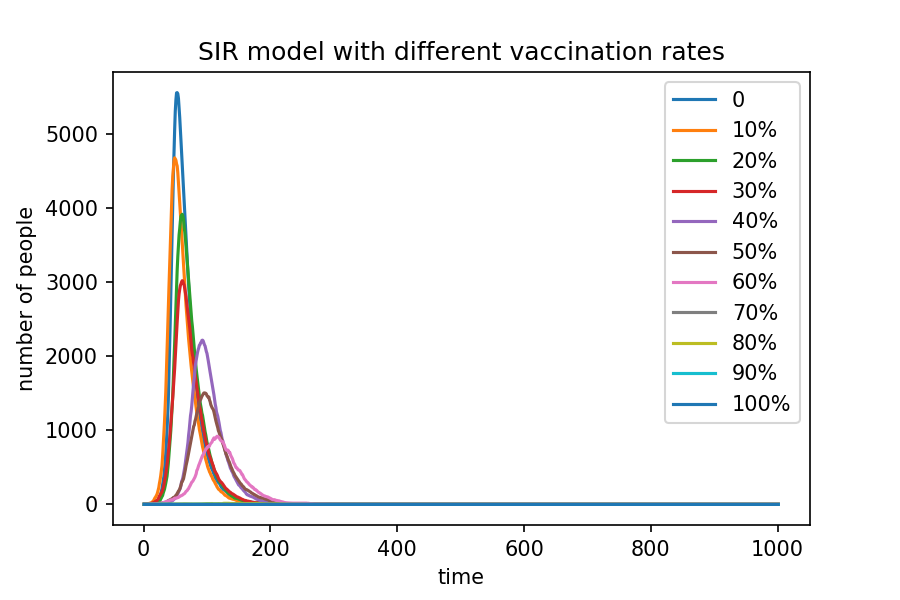

Python code for this plot:
# -*- coding: utf-8 -*-
"""
Created on Wed May 13 07:54:49 2020

@author: suyaqi
"""
#Import necessary libraries
import numpy as np
import matplotlib.pyplot as plt
#Set the parameters
I=1
R=0
N=10000
S=9999
beta=0.3
gamma=0.05
#Set the lists
S1=[]
I1=[]
R1=[]
n=0#Record the loop times
nlist=[]#A list to store loop times
while n <=1000:#loop 1000 times
   infectious=np.random.choice(range(2),S,p=[(I*beta/N),(1-(I*beta/N))])#0 stands for infection and 1 stands for susceptibility, randomly picking 0 and 1 according to the probability
   recover=np.random.choice(range(2),I,p=[gamma,(1-gamma)])#0 stands for recovery and 1 stands for infection, randomly picking 0 and 1 according to the probability
   list0=list(recover)
   rec=list0.count(0)#Count the new recovery cases 
   list1=list(infectious)
   inf=list1.count(0)#Count the new infection cases
   S=S-inf#Susceptibility cases= Original - new infection cases
   I=I+inf-rec#Infection cases=Original + new infection cases - new recovery cases
   #R=R+rec#Recovery cases=Original + new recovery cases
   #S1.append(S)#Add new S to the S1 list
   I1.append(I)#Add new I to the I1 list
   #R1.append(R)#Add new R to the R1 list
   n=n+1#Add the loop time
   nlist.append(n)#Store the loop time in the nlist
V1=int((1/10)*9999)
S2=9999-V1
I2list=[]
n1=0
I2=1


while n1 <=1000:#loop 1000 times
   infectious1=np.random.choice(range(2),S2,p=[(I2*beta/N),(1-(I2*beta/N))])#0 stands for infection and 1 stands for susceptibility, randomly picking 0 and 1 according to the probability
   recover1=np.random.choice(range(2),I2,p=[gamma,(1-gamma)])#0 stands for recovery and 1 stands for infection, randomly picking 0 and 1 according to the probability
   list2=list(recover1)
   rec1=list2.count(0)#Count the new recovery cases 
   list3=list(infectious1)
   inf1=list3.count(0)#Count the new infection cases
   S2=S2-inf1#Susceptibility cases= Original - new infection cases
   I2=I2+inf1-rec1#Infection cases=Original + new infection cases - new recovery cases
   I2list.append(I2)
   n1=n1+1#Add the loop time
   
V2=int((2/10)*9999)
S3=9999-V2
I3list=[]
n2=0
I3=1
while n2 <=1000:#loop 1000 times
   infectious2=np.random.choice(range(2),S3,p=[(I3*beta/N),(1-(I3*beta/N))])#0 stands for infection and 1 stands for susceptibility, randomly picking 0 and 1 according to the probability
   recover2=np.random.choice(range(2),I3,p=[gamma,(1-gamma)])#0 stands for recovery and 1 stands for infection, randomly picking 0 and 1 according to the probability
   list4=list(recover2)
   rec2=list4.count(0)#Count the new recovery cases 
   list5=list(infectious2)
   inf2=list5.count(0)#Count the new infection cases
   S3=S3-inf2#Susceptibility cases= Original - new infection cases
   I3=I3+inf2-rec2#Infection cases=Original + new infection cases - new recovery cases
   I3list.append(I3)
   n2=n2+1#Add the loop time
V3=int((3/10)*9999)
S4=9999-V3
I4list=[]
n3=0
I4=1
while n3 <=1000:#loop 1000 times
   infectious3=np.random.choice(range(2),S4,p=[(I4*beta/N),(1-(I4*beta/N))])#0 stands for infection and 1 stands for susceptibility, randomly picking 0 and 1 according to the probability
   recover3=np.random.choice(range(2),I4,p=[gamma,(1-gamma)])#0 stands for recovery and 1 stands for infection, randomly picking 0 and 1 according to the probability
   list6=list(recover3)
   rec3=list6.count(0)#Count the new recovery cases 
   list7=list(infectious3)
   inf3=list7.count(0)#Count the new infection cases
   S4=S4-inf3#Susceptibility cases= Original - new infection cases
   I4=I4+inf3-rec3#Infection cases=Original + new infection cases - new recovery cases
   I4list.append(I4)
   n3=n3+1#Add the loop time
V4=int(0.4*9999)
S5=9999-V4
I5list=[]
n4=0
I5=1
while n4 <=1000:#loop 1000 times
   infectious4=np.random.choice(range(2),S5,p=[(I5*beta/N),(1-(I5*beta/N))])#0 stands for infection and 1 stands for susceptibility, randomly picking 0 and 1 according to the probability
   recover4=np.random.choice(range(2),I5,p=[gamma,(1-gamma)])#0 stands for recovery and 1 stands for infection, randomly picking 0 and 1 according to the probability
   list8=list(recover4)
   rec4=list8.count(0)#Count the new recovery cases 
   list9=list(infectious4)
   inf4=list9.count(0)#Count the new infection cases
   S5=S5-inf4#Susceptibility cases= Original - new infection cases
   I5=I5+inf4-rec4#Infection cases=Original + new infection cases - new recovery cases
   I5list.append(I5)
   n4=n4+1#Add the loop time
V5=int(0.5*9999)
S6=9999-V5
I6list=[]
n5=0
I6=1
while n5 <=1000:#loop 1000 times
   infectious5=np.random.choice(range(2),S6,p=[(I6*beta/N),(1-(I6*beta/N))])#0 stands for infection and 1 stands for susceptibility, randomly picking 0 and 1 according to the probability
   recover5=np.random.choice(range(2),I6,p=[gamma,(1-gamma)])#0 stands for recovery and 1 stands for infection, randomly picking 0 and 1 according to the probability
   list10=list(recover5)
   rec5=list10.count(0)#Count the new recovery cases 
   list11=list(infectious5)
   inf5=list11.count(0)#Count the new infection cases
   S6=S6-inf5#Susceptibility cases= Original - new infection cases
   I6=I6+inf5-rec5#Infection cases=Original + new infection cases - new recovery cases
   I6list.append(I6)
   n5=n5+1#Add the loop time
V6=int(0.6*9999)
S7=9999-V6
I7list=[]
n6=0
I7=1
while n6 <=1000:#loop 1000 times
   infectious6=np.random.choice(range(2),S7,p=[(I7*beta/N),(1-(I7*beta/N))])#0 stands for infection and 1 stands for susceptibility, randomly picking 0 and 1 according to the probability
   recover6=np.random.choice(range(2),I7,p=[gamma,(1-gamma)])#0 stands for recovery and 1 stands for infection, randomly picking 0 and 1 according to the probability
   list12=list(recover6)
   rec6=list12.count(0)#Count the new recovery cases 
   list13=list(infectious6)
   inf6=list13.count(0)#Count the new infection cases
   S7=S7-inf6#Susceptibility cases= Original - new infection cases
   I7=I7+inf6-rec6#Infection cases=Original + new infection cases - new recovery cases
   I7list.append(I7)
   n6=n6+1#Add the loop time
V7=int(0.7*9999)
S8=9999-V7
I8list=[]
n7=0
I8=1
while n7 <=1000:#loop 1000 times
   infectious7=np.random.choice(range(2),S8,p=[(I8*beta/N),(1-(I8*beta/N))])#0 stands for infection and 1 stands for susceptibility, randomly picking 0 and 1 according to the probability
   recover7=np.random.choice(range(2),I8,p=[gamma,(1-gamma)])#0 stands for recovery and 1 stands for infection, randomly picking 0 and 1 according to the probability
   list14=list(recover7)
   rec7=list14.count(0)#Count the new recovery cases 
   list15=list(infectious7)
   inf7=list15.count(0)#Count the new infection cases
   S8=S8-inf7#Susceptibility cases= Original - new infection cases
   I8=I8+inf7-rec7#Infection cases=Original + new infection cases - new recovery cases
   I8list.append(I8)
   n7=n7+1#Add the loop time
V8=int(0.8*9999)
S9=9999-V8
I9list=[]
n8=0
I9=1
while n8 <=1000:#loop 1000 times
   infectious8=np.random.choice(range(2),S9,p=[(I9*beta/N),(1-(I9*beta/N))])#0 stands for infection and 1 stands for susceptibility, randomly picking 0 and 1 according to the probability
   recover8=np.random.choice(range(2),I9,p=[gamma,(1-gamma)])#0 stands for recovery and 1 stands for infection, randomly picking 0 and 1 according to the probability
   list16=list(recover8)
   rec8=list16.count(0)#Count the new recovery cases 
   list17=list(infectious8)
   inf8=list17.count(0)#Count the new infection cases
   S9=S9-inf8#Susceptibility cases= Original - new infection cases
   I9=I9+inf8-rec8#Infection cases=Original + new infection cases - new recovery cases
   I9list.append(I9)
   n8=n8+1#Add the loop time
V9=int(0.9*9999)
S10=9999-V9
I10list=[]
n9=0
I10=1
while n9 <=1000:#loop 1000 times
   infectious9=np.random.choice(range(2),S10,p=[(I10*beta/N),(1-(I10*beta/N))])#0 stands for infection and 1 stands for susceptibility, randomly picking 0 and 1 according to the probability
   recover9=np.random.choice(range(2),I10,p=[gamma,(1-gamma)])#0 stands for recovery and 1 stands for infection, randomly picking 0 and 1 according to the probability
   list18=list(recover9)
   rec9=list18.count(0)#Count the new recovery cases 
   list19=list(infectious9)
   inf9=list19.count(0)#Count the new infection cases
   S10=S10-inf9#Susceptibility cases= Original - new infection cases
   I10=I10+inf9-rec9#Infection cases=Original + new infection cases - new recovery cases
   I10list.append(I10)
   n9=n9+1#Add the loop time
V10=int(1*9999)
S11=9999-V10
I11list=[]
n10=0
I11=1
while n10 <=1000:#loop 1000 times
   infectious10=np.random.choice(range(2),S11,p=[(I11*beta/N),(1-(I11*beta/N))])#0 stands for infection and 1 stands for susceptibility, randomly picking 0 and 1 according to the probability
   recover10=np.random.choice(range(2),I11,p=[gamma,(1-gamma)])#0 stands for recovery and 1 stands for infection, randomly picking 0 and 1 according to the probability
   list20=list(recover10)
   rec10=list20.count(0)#Count the new recovery cases 
   list21=list(infectious10)
   inf10=list21.count(0)#Count the new infection cases
   S11=S11-inf10#Susceptibility cases= Original - new infection cases
   I11=I11+inf10-rec10#Infection cases=Original + new infection cases - new recovery cases
   I11list.append(I11)
   n10=n10+1#Add the loop time

#Make the plot
fig,ax=plt.subplots(figsize=(6,4),dpi=150)
ax.plot(nlist,I1,label='0')
ax.plot(nlist,I2list,label='10%')
ax.plot(nlist,I3list,label='20%')
ax.plot(nlist,I4list,label='30%')
ax.plot(nlist,I5list,label='40%')
ax.plot(nlist,I6list,label='50%')
ax.plot(nlist,I7list,label='60%')
ax.plot(nlist,I8list,label='70%')
ax.plot(nlist,I9list,label='80%')
ax.plot(nlist,I10list,label='90%')
ax.plot(nlist,I11list,label='100%')
ax.set_xlabel('time')
ax.set_ylabel('number of people')
ax.set_title('SIR model with different vaccination rates')
ax.legend(loc='upper right')
plt.savefig('C:\\Users\\suyaqi\\Desktop\\IBI1\\IBI1_2019-20\\Practical13\\SIR_vaccination',type='png')
plt.show()

   
















